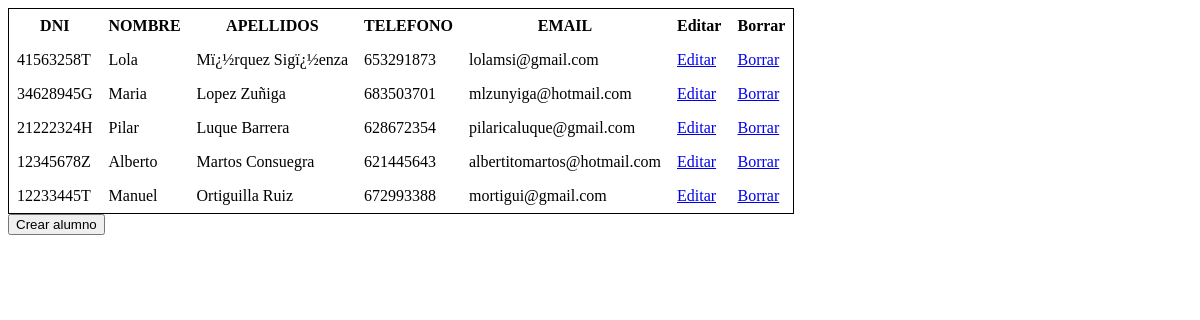
The page / on the database its author committed.
### tables this page shows
CREATE TABLE IF NOT EXISTS `alumno` (
  `DNI` varchar(9) NOT NULL,
  `NOMBRE` varchar(45) DEFAULT NULL,
  `APELLIDOS` varchar(45) DEFAULT NULL,
  `SEG. SOCIAL` varchar(14) DEFAULT NULL,
  `TELEFONO` varchar(9) DEFAULT NULL,
  `EMAIL` varchar(45) DEFAULT NULL,
  `FECHANACIMIENTO` date DEFAULT NULL,
  `EMPRESA_CIF` varchar(9) NOT NULL
);

### includes/dbconn.class.php (called while the page is built, shortened)
<?php
class DBConnection {
	private $connection;
	private $actual_result;
	function __construct() {
		if (!isset($this->connection) || is_null($this->connection)){
			$this->connection = new mysqli(DB_HOST,DB_USER,DB_PASS,DB_NAME);
		}
	}
	function query($sql) {
		$this->actual_result = $this->connection->query($sql);
	}
	function getNumRows() {
		if (isset($this->actual_result) || is_null($this->actual_result)) {
			return $this->actual_result->num_rows;
		}
		return 0;
	}
	function getRowAssoc($row_no) {
		if (isset($this->actual_result) || is_null($this->actual_result)) {
			$this->actual_result->data_seek($row_no);
			return $this->actual_result->fetch_assoc();
		}
		return NULL;
	}
}
?>

### includes/dao/alumno.dao.php (called while the page is built, shortened)
<?php
require_once('includes/dbconn.class.php');
require_once('includes/dom/alumno.class.php');
class AlumnoDAO {
	function cargaAlumnos() {
		$con = new DBConnection();
		$sql = "SELECT * FROM ALUMNO";
		$con->query($sql);
		if ($con->getNumRows() >= 1) {
			$alums = array();
			for ($row_no = $con->getNumRows() - 1; $row_no >= 0; $row_no--) {
				$row = $con->getRowAssoc($row_no);
				$alu = new Alumno();
				$alu->setDni($row['DNI']);
				$alu->setNombre($row['NOMBRE']);
				$alu->setApellidos($row['APELLIDOS']);
				$alu->setSegSocial($row['SEG. SOCIAL']);
				$alu->setTelefono($row['TELEFONO']);
				$alu->setEmail($row['EMAIL']);
				$alu->setFechaNac($row['FECHANACIMIENTO']);
				$alu->setEmpresaCif($row['EMPRESA_CIF']);
				$alums[] = $alu;
			}
			return $alums;
		}
		return NULL;
	}
}
?>

### includes/dom/alumno.class.php (called while the page is built, shortened)
<?php
class Alumno {
	private $dni;
	private $nombre;
	private $apellidos;
	private $telefono;
	private $email;
	function getDni() {
		return $this->dni;
	}
	function setDni($dni) {
		$this->dni = $dni;
	}
	function getNombre() {
		return $this->nombre;
	}
	function setNombre($nombre) {
		$this->nombre = $nombre;
	}
	function getApellidos() {
		return $this->apellidos;
	}
	function setApellidos($apellidos) {
		$this->apellidos = $apellidos;
	}
	function getTelefono() {
		return $this->telefono;
	}
	function setTelefono($telefono) {
		$this->telefono = $telefono;
	}
	function getEmail() {
		return $this->email;
	}
	function setEmail($email) {
		$this->email = $email;
	}
}
?>

### index.php (the view)
<?php
include('header.php');
require_once('includes/dao/alumno.dao.php');
$alumnoDao = new AlumnoDAO();
$alums = $alumnoDao->cargaAlumnos();
if (isset($alums) && !is_null($alums) && is_array($alums) && sizeof($alums) > 0) {
	echo "<table class=\"data\">";
	echo "<tr><th>DNI</th><th>NOMBRE</th><th>APELLIDOS</th><th>TELEFONO</th><th>EMAIL</th><th>Editar</th><th>Borrar</th></tr>";
	foreach($alums as $alum) {
		echo "<tr>";
		echo "<td>" . $alum->getDni() . "</td>";
		echo "<td>" . $alum->getNombre() . "</td>";
		echo "<td>" . $alum->getApellidos() . "</td>";
		echo "<td>" . $alum->getTelefono() . "</td>";
		echo "<td>" . $alum->getEmail() . "</td>";
		echo "<td><a href=\"editarAlumno.php?dniAl=" . $alum->getDni() . "\">Editar</a></td>";
		echo "<td><a href=\"borrarAlumno.php?dniAl=" . $alum->getDni() . "\">Borrar</a></td>";
		echo "</tr>";
	}
	echo "</table>";
	echo "<input type=\"button\" value=\"Crear alumno\" onclick=\"location.href='crearAlumno.php';\"/>";
}
include('footer.php');
?>

### header.php (shortened to what this page needs)
<html>
<head>
<link rel="stylesheet" type="text/css" href="css/estilos.css" />
</head>
<body>

### footer.php (shortened to what this page needs)
</body>
</html>

### css/estilos.css (style rules this page uses)
table { border: 1px solid black; border-spacing:5px; border-collapse: collapse; }
th, td { padding: 0.5em; }

### rows shown on the page
alumno: DNI "41563258T", NOMBRE "Lola", APELLIDOS "Mï¿½rquez Sigï¿½enza", TELEFONO "653291873", EMAIL "lolamsi@gmail.com"
alumno: DNI "34628945G", NOMBRE "Maria", APELLIDOS "Lopez Zuñiga", TELEFONO "683503701", EMAIL "mlzunyiga@hotmail.com"
alumno: DNI "21222324H", NOMBRE "Pilar", APELLIDOS "Luque Barrera", TELEFONO "628672354", EMAIL "pilaricaluque@gmail.com"
alumno: DNI "12345678Z", NOMBRE "Alberto", APELLIDOS "Martos Consuegra", TELEFONO "621445643", EMAIL "albertitomartos@hotmail.com"
alumno: DNI "12233445T", NOMBRE "Manuel", APELLIDOS "Ortiguilla Ruiz", TELEFONO "672993388", EMAIL "mortigui@gmail.com"
